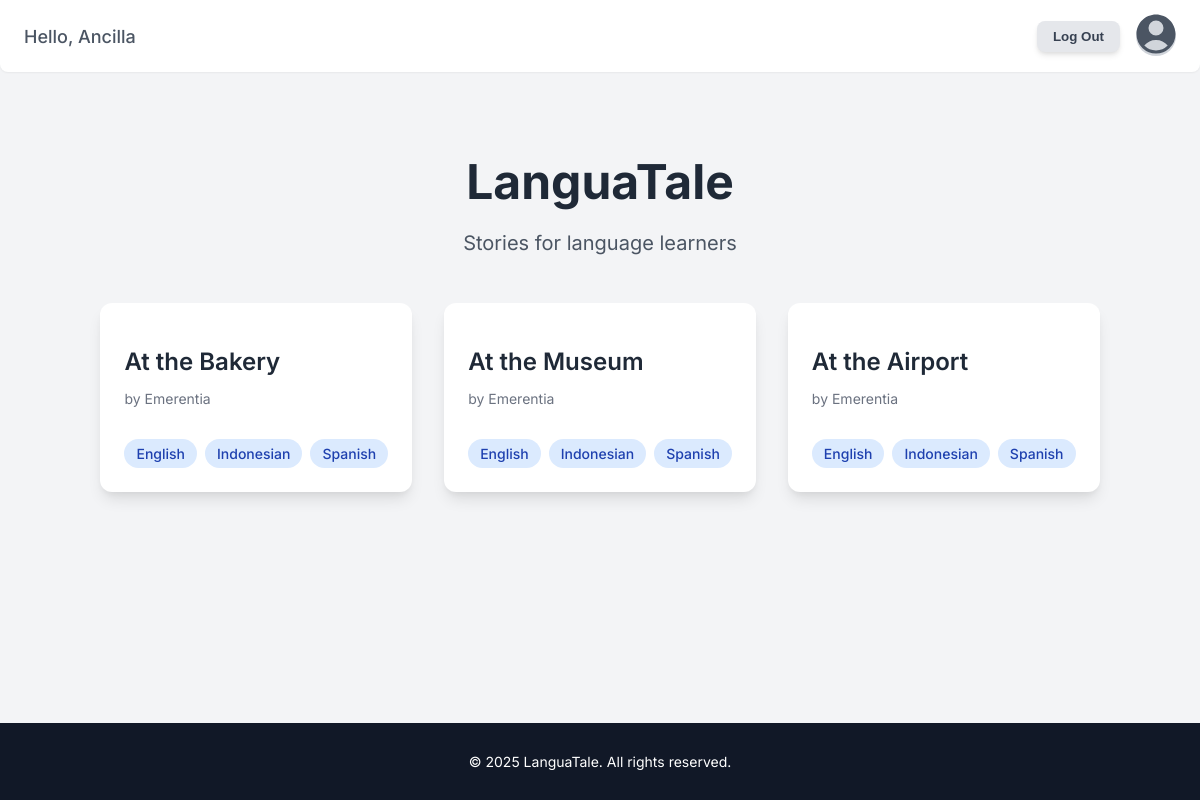
Page /home/ (signed in) on the committed database.
### languatale/models.py (models this page shows, shortened)
class Story(models.Model):
    title = models.CharField(max_length=200)
    author = models. CharField(max_length=100)
    available_languages = models.ManyToManyField(Language, related_name='stories')
    ink_json_content = JSONField(
        help_text = "The compiled JSON story content of the Ink story exported from Inky.",
        blank = True,
        null = True
    )

class Language(models.Model):
    name = models.CharField(max_length=100, unique=True)

### languatale/views.py (the view)
# urls.py: path('home/', views.home, name='home'),
@login_required(login_url='login')
@cache_control(no_cache=True, must_revalidate=True, no_store=True)
def home(request):
    stories = Story.objects.all().prefetch_related('available_languages')
    context = {
        'stories': stories,
        'username': request.user.username,
    }
    return render(request, 'home.html', context)

### languatale/templates/home.html (shortened to what this page needs)
{% load static %}
<!DOCTYPE html>
<html lang="en">
<head>
    <link rel="stylesheet" href="{% static 'home.css' %}">
</head>
<body>
    <header>
        <div class="header-text">
            Hello, {{ user.first_name }}
        </div>
        <div class="header-actions">
            <form action="{% url 'logout' %}" method="post">
            <button type="submit" class="logout-button">Log Out</button>
            </form>
            <div class="user-icon">
                <a href="/account/" aria-label="Account Page" style="color: inherit; display: inline-block;">
                </a>
            </div>
        </div>
    </header>
    <main class="main-content">
        <section class="app-title-section">
            <h1 class="app-title">LanguaTale</h1>
            <p class="app-subtitle">Stories for language learners</p>
        </section>
        <section class="story-cards-section">
            {% for story in stories %}
            <div class="story-card">
                <div>
                    <h2 class="story-title">{{ story.title }}</h2>
                    <p class="story-author">by {{ story.author }}</p>
                </div>
                <div class="language-buttons">
                    {% for language in story.available_languages.all %}
                    <a href="{% url 'play_story' story.id language.id %}" class="language-button" style="text-decoration: none !important;">
                        {{ language.name }}
                    </a>
                    {% endfor %}
                </div>
            </div>
            {% empty %}
            <p class="no-stories-message">No stories available yet.</p>
            {% endfor %}
        </section>
    </main>
    <footer>
        <p>&copy; 2025 LanguaTale. All rights reserved.</p>
    </footer>
</body>
</html>

### languatale/static/home.css (style rules this page uses)
body { font-family: 'Inter', sans-serif; background-color: #f3f4f6; margin: 0; padding: 0; min-height: 100vh; display: flex; flex-direction: column; }
header { background-color: #ffffff; box-shadow: 0 1px 2px 0 rgba(0, 0, 0, 0.05); padding: 1rem 1.5rem; display: flex; align-items: center; justify-content: space-between; border-bottom-left-radius: 0.5rem; border-bottom-right-radius: 0.5rem; }
.header-text { color: #4b5563; font-size: 1.125rem; font-weight: 500; }
.header-actions { display: flex; align-items: center; gap: 1rem; }
.logout-button { background-color: #e5e7eb; color: #374151; font-weight: 600; padding: 0.5rem 1rem; border-radius: 0.5rem; box-shadow: 0 4px 6px -1px rgba(0, 0, 0, 0.1), 0 2px 4px -1px rgba(0, 0, 0, 0.06); transition: background-color 0.3s ease-in-out; border: none; cursor: pointer; }
.user-icon { width: 2.5rem; height: 2.5rem; background-color: #d1d5db; border-radius: 9999px; display: flex; align-items: center; justify-content: center; color: #4b5563; font-weight: 700; }
.main-content { flex-grow: 1; max-width: 1200px; margin-left: auto; margin-right: auto; padding: 2rem 1rem; }
.app-title-section { text-align: center; margin-top: 3rem; margin-bottom: 3rem; }
.app-title { font-size: 3rem; font-weight: 700; color: #1f2937; margin-bottom: 0.5rem; }
.app-subtitle { font-size: 1.25rem; color: #4b5563; }
.story-cards-section { display: grid; grid-template-columns: 1fr; gap: 2rem; }
@media (min-width: 768px) { .story-cards-section { grid-template-columns: repeat(2, 1fr); } }
@media (min-width: 1024px) { .story-cards-section { grid-template-columns: repeat(3, 1fr); } }
.story-card { background-color: #ffffff; border-radius: 0.75rem; box-shadow: 0 10px 15px -3px rgba(0, 0, 0, 0.1), 0 4px 6px -2px rgba(0, 0, 0, 0.05); padding: 1.5rem; display: flex; flex-direction: column; justify-content: space-between; transform: scale(1); transition: transform 0.1s ease-in-out, box-shadow 0.1s ease-in-out; }
.story-title { font-size: 1.5rem; font-weight: 600; color: #1f2937; margin-bottom: 0.5rem; }
.story-author { color: #6b7280; font-size: 0.875rem; margin-bottom: 1rem; }
.language-buttons { display: flex; flex-wrap: wrap; gap: 0.5rem; margin-top: 1rem; }
.language-button { background-color: #dbeafe; color: #1e40af; font-size: 0.875rem; font-weight: 500; padding: 0.375rem 0.75rem; border-radius: 9999px; transition: background-color 0.3s ease-in-out; border: none; cursor: pointer; }
footer { background-color: #111827; color: #ffffff; text-align: center; padding: 1rem; font-size: 0.875rem; }

### rows in the picture
Story: title "At the Bakery", author "Emerentia"
Language: name "English"
Language: name "Indonesian"
Language: name "Spanish"
Story: title "At the Museum", author "Emerentia"
Story: title "At the Airport", author "Emerentia"

### other values in the picture
{{ user.first_name }} "Ancilla"
